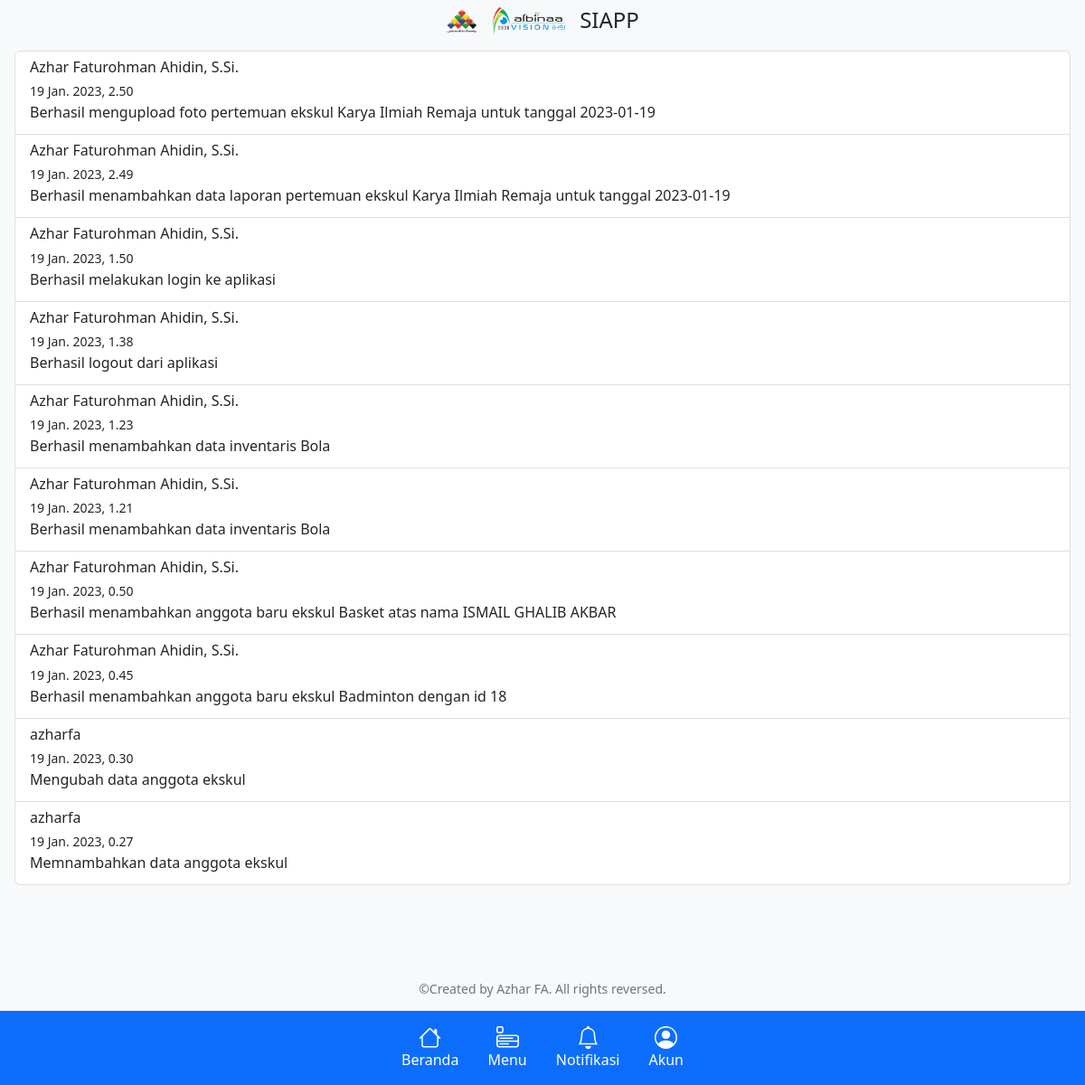
/log/, run on an earlier commit of the app's database.
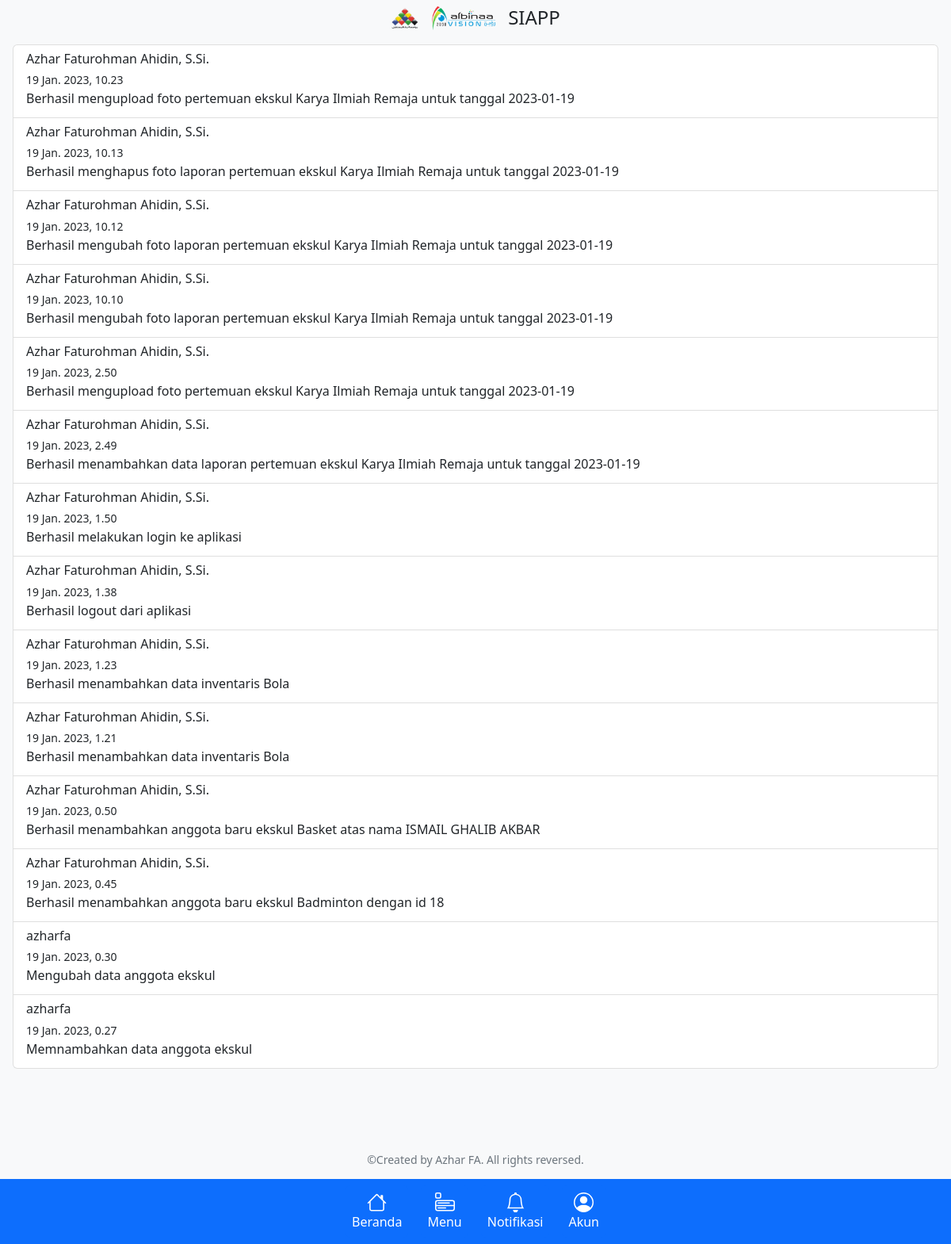
And on a later commit of the database.
### userlog/models.py (models this page shows, shortened)
class UserLog(models.Model):
    user = models.CharField(max_length=200)
    action_flag = models.CharField(max_length=200)
    app = models.CharField(max_length=200)
    message = models.CharField(max_length=200)
    created_at = models.DateTimeField(auto_now_add=True)
    updated_at = models.DateTimeField(auto_now=True)

### userlog/views.py (the view)
# urls.py: path('', deskripsi.views.home_view, name='app-index'),
def index(request):
    logs = UserLog.objects.all().order_by('-created_at')
    context = {
        'logs': logs,
    }
    return render(request, 'user-log.html', context)

### templates/user-log.html
{% extends 'base.html' %}
{% block content %}
    <div class="list-group mt-5 p-2 mx-2">
        {% for log in logs %}
            <a href="#" class="list-group-item list-group-item-action" aria-current="true">
                <h6 class="mb-1">{{ log.user }}</h6>
                <small>{{ log.created_at }}</small>
                <p class="mb-1">{{ log.message }}</p>
            </a>
        {% endfor %}
    </div>
{% endblock %}

### templates/base.html (shortened to what this page needs)
{% load static %}
<!doctype html>
<html lang="en">
<head>
    <link href="https://cdn.jsdelivr.net/npm/bootstrap@5.2.3/dist/css/bootstrap.min.css" rel="stylesheet">
    <link rel="stylesheet" href="{% static 'css/style.css' %}">
</head>
<body class="text-bg-light">
<nav>
    <div class="d-flex justify-content-center w-100 text-bg-light fixed-top text-center">
        <img class="m-2" src="{% static 'images/Binaaul-Mustaqbal.png' %}" alt="logo-sma" width="36" height="30">
        <img class="m-2" src="{% static 'images/albinaa-vision.png' %}" alt="logo-albinaa-vision" width="80" height="30">
        <a href="{% url 'app-index' %}" class="text-decoration-none text-dark m-2 fw-bold">
            <h4 class="my-0">SIAPP</h4>
        </a>
    </div>
</nav>
<main>
    {% block content %}
    {% endblock %}
</main>
<nav>
    <div class="d-flex justify-content-center w-100 text-bg-primary fixed-bottom text-center">
        <a href="{% url 'app-index' %}" class="text-bg-primary p-2 rounded text-decoration-none my-2 mx-2">
            <p class="my-0">Beranda</p>
        </a>
        <a href="{% url 'menu' %}" class="text-bg-primary p-2 rounded text-decoration-none my-2 mx-2">
            <p class="my-0">Menu</p>
        </a>
        <a href="{% url 'log-index' %}" class="text-bg-primary p-2 rounded text-decoration-none my-2 mx-2">
            <p class="my-0">Notifikasi</p>
        </a>
        <a href="{% url 'profil' %}" class="text-bg-primary p-2 rounded text-decoration-none my-2 mx-2">
            <p class="my-0">Akun</p>
        </a>
    </div>
</nav>
<footer class="text-center text-secondary m-5 py-5 small">©Created by Azhar FA. All rights reversed.</footer>
</body>
</html>

What changed in the data, as far as the page shows it:
added UserLog: user "Azhar Faturohman Ahidin, S.Si.", created_at "19 Jan. 2023, 10.23", message "Berhasil mengupload foto pertemuan ekskul Karya Ilmiah Remaja untuk tanggal 2023-01-19"
added UserLog: user "Azhar Faturohman Ahidin, S.Si.", created_at "19 Jan. 2023, 10.13", message "Berhasil menghapus foto laporan pertemuan ekskul Karya Ilmiah Remaja untuk tanggal 2023-01-19"
added UserLog: user "Azhar Faturohman Ahidin, S.Si.", created_at "19 Jan. 2023, 10.12", message "Berhasil mengubah foto laporan pertemuan ekskul Karya Ilmiah Remaja untuk tanggal 2023-01-19"
added UserLog: user "Azhar Faturohman Ahidin, S.Si.", created_at "19 Jan. 2023, 10.10", message "Berhasil mengubah foto laporan pertemuan ekskul Karya Ilmiah Remaja untuk tanggal 2023-01-19"
